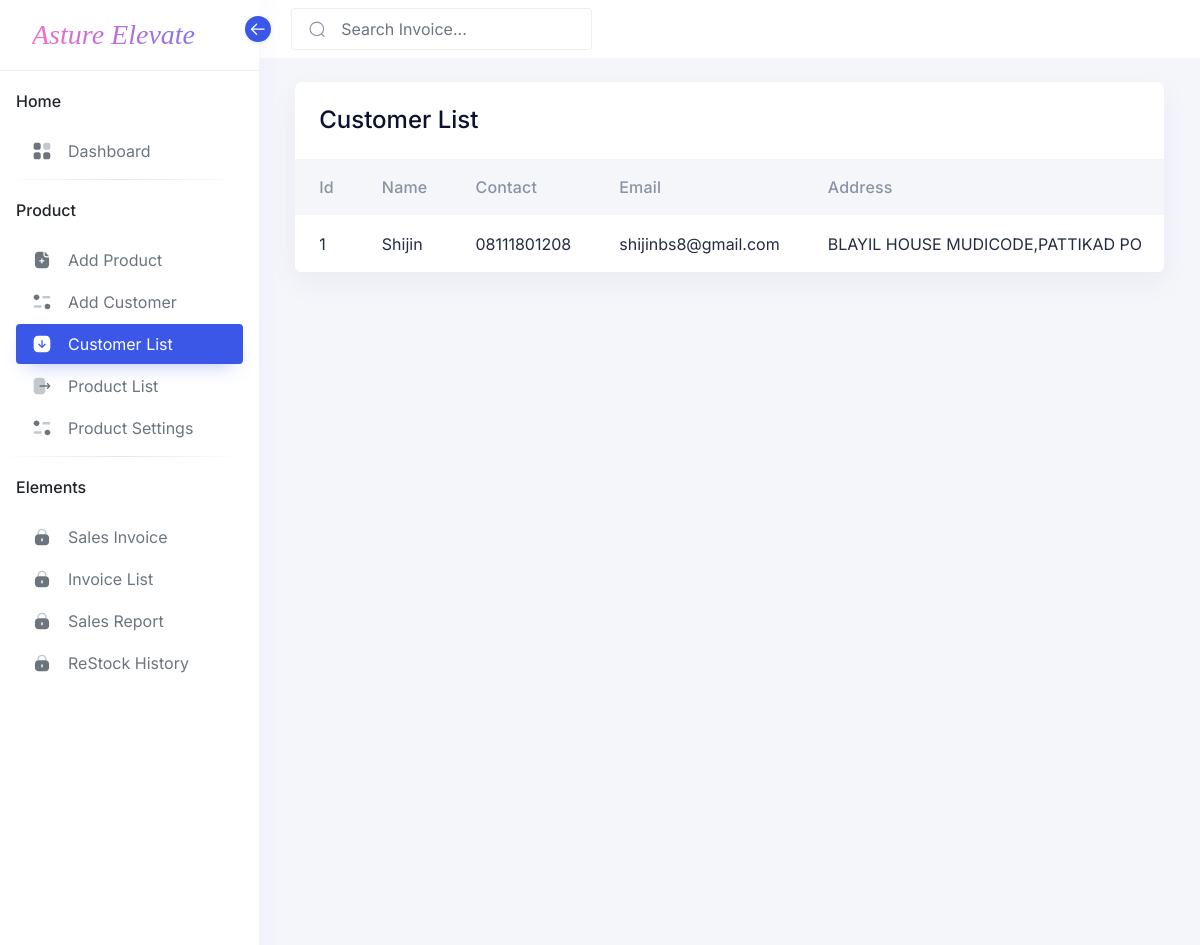
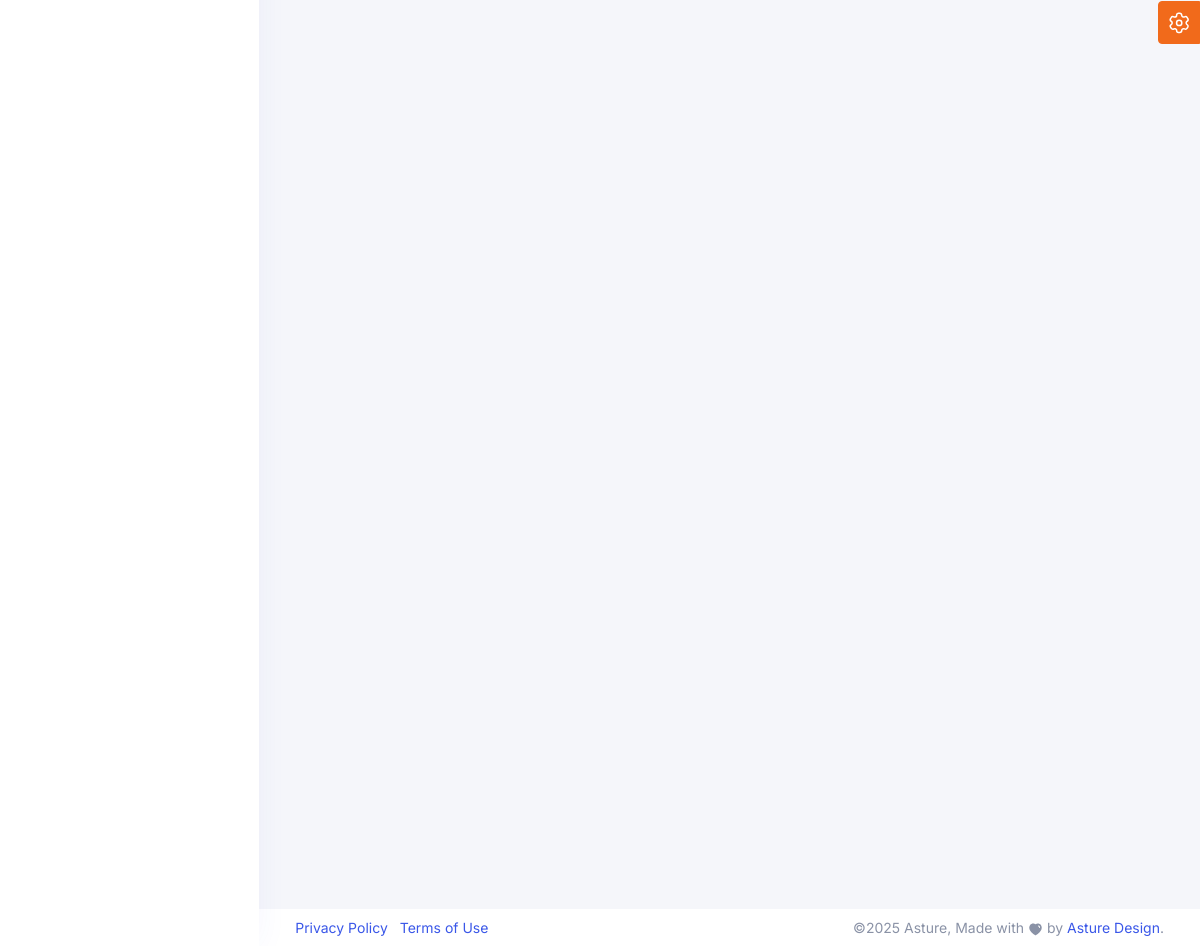
The page /Product/Customer-List/ on the database its author committed (2 pictures, top to bottom).
### Product/models.py (models this page shows, shortened)
class Customer(models.Model):
    name = models.CharField(max_length=255, db_index=True)  # Indexed for fast search
    pin_code = models.CharField(max_length=6, db_index=True)  # Indexed PIN Code
    credit_limit = models.DecimalField(max_digits=10, decimal_places=2, default=0.00)
    credit_period = models.IntegerField(help_text="Credit period in days", default=30)  # Default 30 days
    salesman = models.ForeignKey(
        "Salesman", on_delete=models.SET_NULL, null=True, blank=True
    )
    bank_account = models.ForeignKey(
        BankAccount, on_delete=models.SET_NULL, null=True, blank=True, related_name="customers"
    )
    address = models.TextField(null=True, blank=True)
    area = models.CharField(max_length=255, blank=True)  # Area of the customer
    route = models.CharField(max_length=255, blank=True)  # Route information
    district = models.CharField(max_length=255, blank=True)  # District
    state = models.CharField(max_length=255, blank=True)  # State
    country = models.CharField(max_length=50, default="India")  # Default India
    tin_no = models.CharField(max_length=15, blank=True, null=True, unique=True)  # Unique TIN
    gstin = models.CharField(max_length=15, blank=True, null=True, unique=True, db_index=True)  # Indexed
    dl_no = models.CharField(max_length=20, blank=True, null=True, unique=True)  # Unique DL Number
    contact = models.CharField(max_length=20, db_index=True)  # Indexed Contact Number
    email = models.EmailField(blank=True, null=True)
    contact_person = models.CharField(max_length=255, blank=True, null=True)
    active = models.BooleanField(default=True)  # Active Status

### Product/views.py (the view)
# urls.py: path('Customer-List/',Customer_List,name='Customer_List'),
def Customer_List(request):
    customer=Customer.objects.all()
    return render(request,'Customer_List.html',{'customer':customer})

### templates/Customer_List.html (shortened to what this page needs)
{% extends 'base.html' %}
{% block content %}
<div class="row">
    <div class="col-sm-12">
        <div class="card">
            <div class="card-header d-flex justify-content-between">
                <div class="header-title">
                    <h4 class="card-title">Customer List</h4>
                </div>
            </div>
            <div class="card-body p-0">
                <div class="table-responsive mt-4">
                    <table id="basic-table" class="table table-striped mb-0" role="grid">
                        <thead>
                            <tr><th>Id</th>
                                <th>Name</th>
                                <th>Contact</th>
                                <th>Email</th>
                                <th>Address</th>
                            </tr>
                        </thead>
                        <tbody>
                            {% for i in customer %}
                            <tr>
<td>{{i.id}}</td>
                                <td>{{i.name}}</td>
                                <td>{{i.contact}}</td>
                                <td>{{i.email}}</td>
                                <td>{{i.address}}</td>
                            </tr>
                            {% endfor %}
                        </tbody>
                    </table>
                </div>
            </div>
        </div>
    </div>
</div>
{% endblock %}

### rows shown on the page
Customer: id "1", name "Shijin", contact "08111801208", email "shijinbs8@gmail.com", address "BLAYIL HOUSE MUDICODE,PATTIKAD PO"
